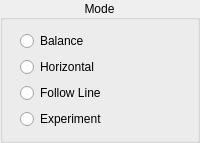
           <widget class="QGroupBox" name="modeGroupBox">
            <property name="sizePolicy">
             <sizepolicy hsizetype="Preferred" vsizetype="Fixed">
              <horstretch>0</horstretch>
              <verstretch>0</verstretch>
             </sizepolicy>
            </property>
            <property name="title">
             <string>Mode</string>
            </property>
            <property name="alignment">
             <set>Qt::AlignCenter</set>
            </property>
            <property name="flat">
             <bool>false</bool>
            </property>
            <property name="checkable">
             <bool>false</bool>
            </property>
            <layout class="QVBoxLayout" name="verticalLayout_7">
             <property name="leftMargin">
              <number>17</number>
             </property>
             <item>
              <widget class="QRadioButton" name="radioButton">
               <property name="text">
                <string>Balance</string>
               </property>
              </widget>
             </item>
             <item>
              <widget class="QRadioButton" name="radioButton_2">
               <property name="text">
                <string>Horizontal</string>
               </property>
              </widget>
             </item>
             <item>
              <widget class="QRadioButton" name="radioButton_3">
               <property name="text">
                <string>Follow Line</string>
               </property>
              </widget>
             </item>
             <item>
              <widget class="QRadioButton" name="radioButton_4">
               <property name="text">
                <string>Experiment</string>
               </property>
              </widget>
             </item>
            </layout>
           </widget>
